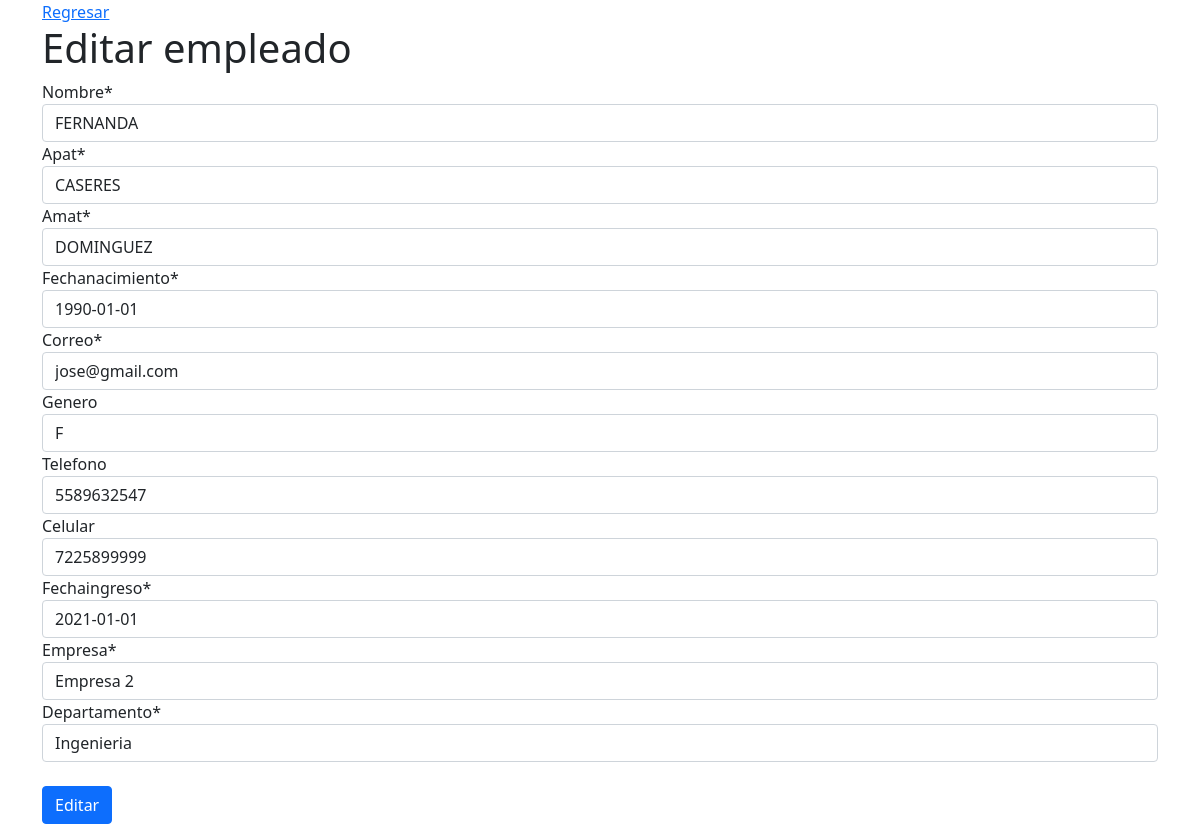
The app's page /empleados/edit/4/ (signed in) with its own data.
### empleados/models.py (models this page shows, shortened)
class Empleado(models.Model):
    nombre = models.CharField(max_length=50)
    apat = models.CharField(max_length=50)
    amat = models.CharField(max_length=50)
    fechanacimiento = models.DateField()
    correo = models.CharField(max_length=50)
    genero = models.CharField(max_length=1)
    telefono = models.CharField(max_length=12)
    celular = models.CharField(max_length=10)
    fechaingreso = models.DateField()
    empresa = models.ForeignKey(Empresa, on_delete=models.CASCADE)
    departamento = models.ForeignKey(Departamento, on_delete=models.CASCADE)

class Empresa(models.Model):
    nombre = models.CharField(max_length=50)
    direccion = models.CharField(max_length=50)
    def __str__(self):
        return self.nombre

class Departamento(models.Model):
    nombre = models.CharField(max_length=50)
    def __str__(self):
        return self.nombre

### empleados/views.py (the view)
# urls.py: path('edit/<int:empleado_id>/', login_required(views.edit), name='edit')
def edit(request, empleado_id):
    empleado = Empleado.objects.get(id=empleado_id)
    if request.method == "POST":
        form = AgregarEmpleado(request.POST, instance=empleado)
        if form.is_valid():
            form.save()
            return redirect("index")
    else:
        form = AgregarEmpleado(instance=empleado)
    context = {"form" : form}
    return render(request, "empleados/edit.html", context)

### empleados/forms.py
class AgregarEmpleado(forms.ModelForm):
    class Meta:
        model = Empleado
        fields = ['nombre',
                  'apat',
                  'amat',
                  'fechanacimiento',
                  'correo','genero',
                  'telefono',
                  'celular',
                  'fechaingreso',
                  'empresa',
                  'departamento'
                ]
    def __init__(self, *args, **kwargs):
        super(AgregarEmpleado, self).__init__(*args, **kwargs)
        self.fields['genero'].required = False
        self.fields['telefono'].required = False
        self.fields['celular'].required = False
        self.fields['fechanacimiento'].widget.attrs['placeholder'] = 'yyyy-mm-dd'
        self.fields['fechaingreso'].widget.attrs['placeholder'] = 'yyyy-mm-dd'

### empleados/templates/empleados/edit.html (shortened to what this page needs)
{% extends 'empleados/layout.html' %}
{% load crispy_forms_tags %}
{% block body %}
    <a href="{% url 'index' %}">Regresar</a>
    <h1>Editar empleado</h1>
    <form method="POST">
        {{ form|crispy }}
        <button class="btn btn-primary mt-4">Editar</button>
    </form>
{% endblock %}

### records on screen
Empleado: nombre "FERNANDA", apat "CASERES", amat "DOMINGUEZ", fechanacimiento "1990-01-01", correo "jose@gmail.com", genero "F", telefono "5589632547", celular "7225899999", fechaingreso "2021-01-01", empresa "Empresa 2", departamento "Ingenieria"
